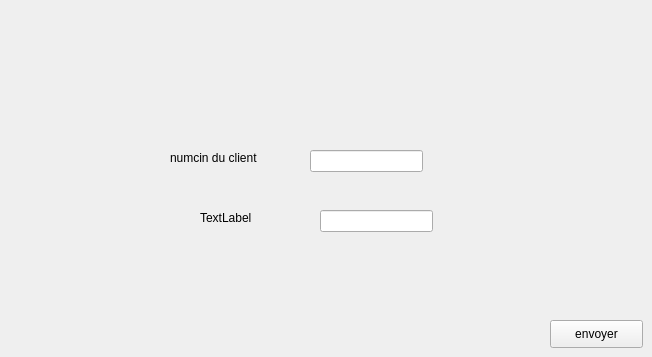
      <widget class="QWidget" name="tab_12">
       <attribute name="title">
        <string>Page</string>
       </attribute>
       <widget class="QPushButton" name="pushButton_19">
        <property name="geometry">
         <rect>
          <x>550</x>
          <y>320</y>
          <width>93</width>
          <height>28</height>
         </rect>
        </property>
        <property name="text">
         <string>envoyer</string>
        </property>
       </widget>
       <widget class="QLineEdit" name="lineEditcl">
        <property name="geometry">
         <rect>
          <x>310</x>
          <y>150</y>
          <width>113</width>
          <height>22</height>
         </rect>
        </property>
       </widget>
       <widget class="QLineEdit" name="lineEdit_3">
        <property name="geometry">
         <rect>
          <x>320</x>
          <y>210</y>
          <width>113</width>
          <height>22</height>
         </rect>
        </property>
       </widget>
       <widget class="QLabel" name="label_54">
        <property name="geometry">
         <rect>
          <x>170</x>
          <y>150</y>
          <width>121</width>
          <height>16</height>
         </rect>
        </property>
        <property name="text">
         <string>numcin du client</string>
        </property>
       </widget>
       <widget class="QLabel" name="label_55">
        <property name="geometry">
         <rect>
          <x>200</x>
          <y>210</y>
          <width>56</width>
          <height>16</height>
         </rect>
        </property>
        <property name="text">
         <string>TextLabel</string>
        </property>
       </widget>
      </widget>
